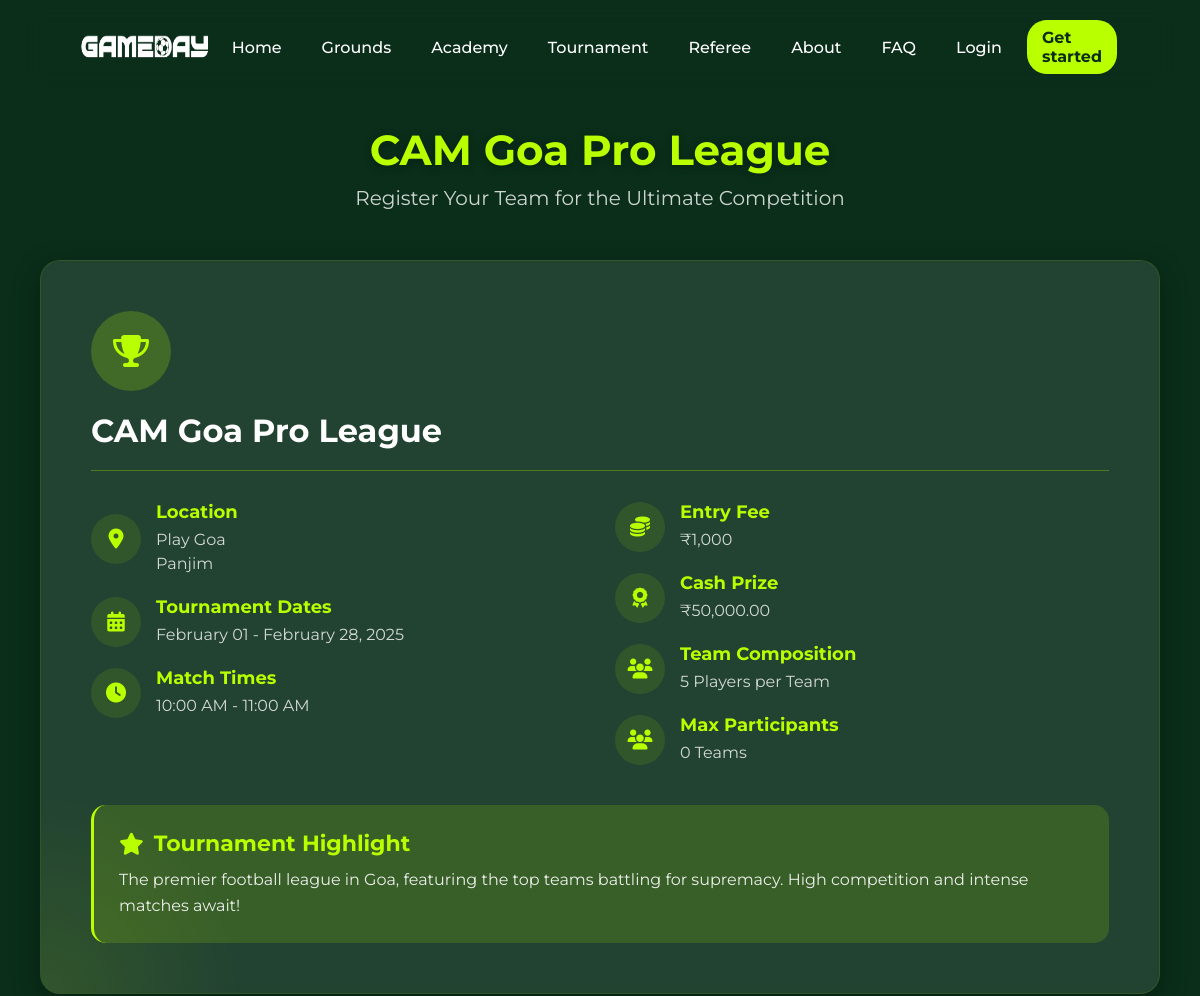
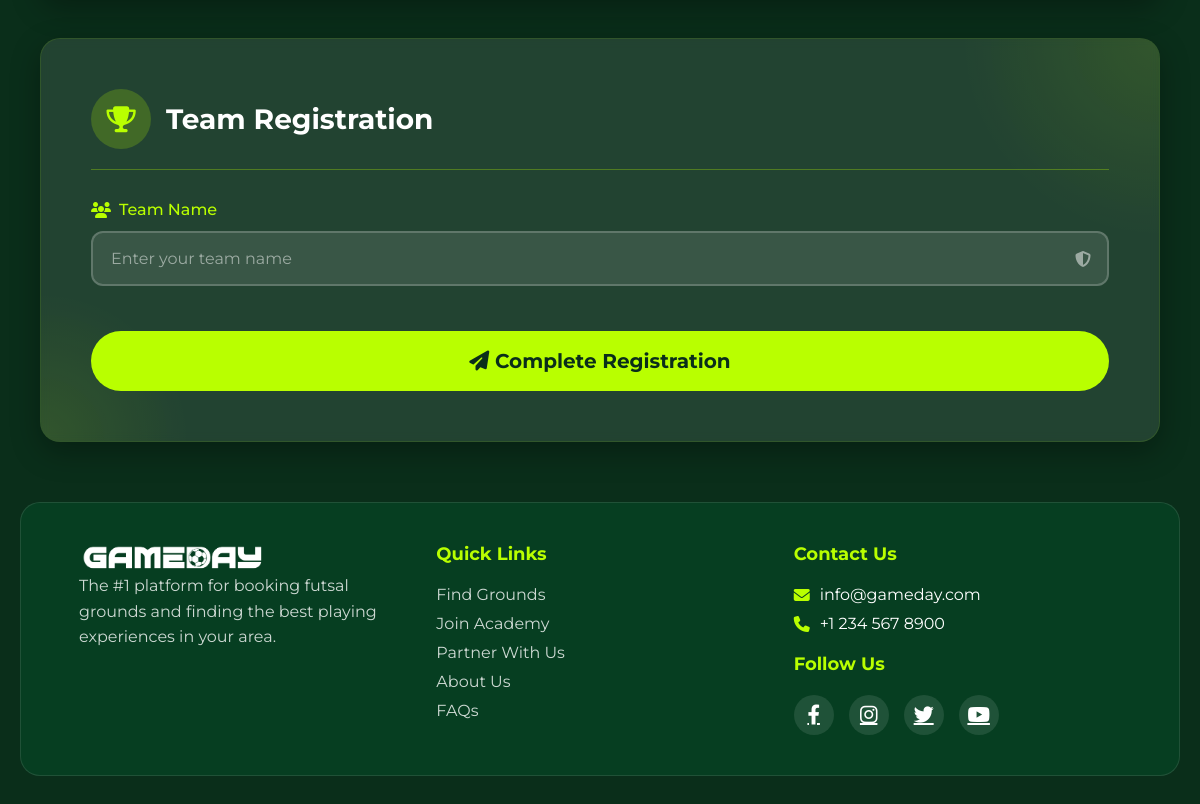
The page /tournregispage.php?tr_id=t_001 on the database its author committed (2 pictures, top to bottom).
### tables this page shows
CREATE TABLE `tournaments` (
  `tr_id` varchar(255) NOT NULL,
  `tr_time` varchar(255) DEFAULT NULL,
  `start_date` date DEFAULT NULL,
  `end_date` date DEFAULT NULL,
  `venue_id` varchar(255) DEFAULT NULL,
  `tr_name` varchar(255) DEFAULT NULL,
  `ac_id` varchar(10) DEFAULT NULL,
  `img_url` varchar(255) DEFAULT NULL,
  `description` text DEFAULT NULL,
  `entry_fee` decimal(10,2) DEFAULT NULL,
  `prize` decimal(10,2) DEFAULT NULL,
  `players_per_team` int(11) DEFAULT NULL,
  `max_teams` int(10) DEFAULT NULL
);

CREATE TABLE `venue` (
  `venue_id` varchar(255) NOT NULL,
  `venue_nm` varchar(255) DEFAULT NULL,
  `location` varchar(255) DEFAULT NULL,
  `availability` tinyint(1) DEFAULT NULL,
  `price` double DEFAULT NULL,
  `size` varchar(255) DEFAULT NULL,
  `turf_img` varchar(255) DEFAULT NULL,
  `description` text DEFAULT NULL,
  `amenity1` varchar(255) DEFAULT NULL,
  `amenity2` varchar(255) DEFAULT NULL,
  `amenity3` varchar(255) DEFAULT NULL,
  `owner_email` varchar(255) DEFAULT NULL
);

### tournregispage.php (the view, shortened to what this page needs)
<?php
include 'header.php';
include 'db.php';
$tr_id = isset($_GET['tr_id']) ? $_GET['tr_id'] : null;
$tournament_sql = "SELECT t.tr_id, t.tr_name, t.start_date, t.end_date, t.tr_time,
                         t.entry_fee, t.description, t.img_url, t.players_per_team, t.max_teams,
                         t.prize, v.venue_nm, v.location
                  FROM tournaments t
                  LEFT JOIN venue v ON t.venue_id = v.venue_id
                  WHERE t.tr_id = ?";
$stmt = $conn->prepare($tournament_sql);
$stmt->bind_param("s", $tr_id);
$stmt->execute();
$result = $stmt->get_result();
$tournament = $result->fetch_assoc();
?>
<!DOCTYPE html>
<html lang="en">
<head>
    <link rel="stylesheet" href="https://cdnjs.cloudflare.com/ajax/libs/font-awesome/6.4.0/css/all.min.css">
    <link rel="stylesheet" href="CSS/main.css">
    <link rel="stylesheet" href="CSS/tournregis.css">
</head>
<body>
    <div class="page-container">
        <div class="registration-header">
            <h1 class="registration-title"><?php echo htmlspecialchars($tournament['tr_name']); ?></h1>
            <p class="registration-subtitle">Register Your Team for the Ultimate Competition</p>
        </div>
        <div class="registration-container">
            <div class="tournament-info">
                <div class="tournament-decoration"></div>
                <div class="tournament-info-content">
                    <div class="tournament-icon">
                        <i class="fas fa-trophy"></i>
                    </div>
                    <h2 class="tournament-name"><?php echo htmlspecialchars($tournament['tr_name']); ?></h2>
                    <div class="tournament-details-container">
                        <div class="tournament-details-left">
                            <div class="tournament-detail">
                                <div class="detail-icon">
                                    <i class="fas fa-map-marker-alt"></i>
                                </div>
                                <div class="detail-content">
                                    <h3>Location</h3>
                                    <p><?php echo htmlspecialchars($tournament['venue_nm']); ?></p>
                                    <p><?php echo htmlspecialchars($tournament['location']); ?></p>
                                </div>
                            </div>
                            <div class="tournament-detail">
                                <div class="detail-icon">
                                    <i class="fas fa-calendar-alt"></i>
                                </div>
                                <div class="detail-content">
                                    <h3>Tournament Dates</h3>
                                    <p><?php echo date('F d', strtotime($tournament['start_date'])); ?> - <?php echo date('F d, Y', strtotime($tournament['end_date'])); ?></p>
                                </div>
                            </div>
                            <div class="tournament-detail">
                                <div class="detail-icon">
                                    <i class="fas fa-clock"></i>
                                </div>
                                <div class="detail-content">
                                    <h3>Match Times</h3>
                                    <p><?php echo htmlspecialchars($tournament['tr_time']); ?></p>
                                </div>
                            </div>
                        </div>
                        <div class="tournament-details-right">
                            <div class="tournament-detail">
                                <div class="detail-icon">
                                    <i class="fas fa-coins"></i>
                                </div>
                                <div class="detail-content">
                                    <h3>Entry Fee</h3>
                                    <p>₹<?php echo number_format($tournament['entry_fee']); ?></p>
                                </div>
                            </div>
                            <div class="tournament-detail">
                                <div class="detail-icon">
                                    <i class="fas fa-award"></i>
                                </div>
                                <div class="detail-content">
                                    <h3>Cash Prize</h3>
                                    <p>₹<?php echo number_format($tournament['prize'], 2); ?></p>
                                </div>
                            </div>
                            <div class="tournament-detail">
                                <div class="detail-icon">
                                    <i class="fas fa-users"></i>
                                </div>
                                <div class="detail-content">
                                    <h3>Team Composition</h3>
                                    <p><?php echo htmlspecialchars($tournament['players_per_team']); ?> Players per Team</p>
                                </div>
                            </div>
                            <div class="tournament-detail">
                                <div class="detail-icon">
                                    <i class="fas fa-users"></i>
                                </div>
                                <div class="detail-content">
                                    <h3>Max Participants</h3>
                                    <p><?php echo htmlspecialchars($tournament['max_teams']); ?> Teams</p>
                                </div>
                            </div>
                        </div>
                    </div>
                    <div class="tournament-highlight">
                        <h3 class="highlight-title"><i class="fas fa-star"></i> Tournament Highlight</h3>
                        <p class="hightlight-text">
                            <?php echo htmlspecialchars($tournament['description']); ?>
                        </p>
                    </div>
                </div>
            </div>
            <div class="card-container">
                <form class="registration-form" id="registrationForm" method="POST" action="">
                    <div class="form-decoration"></div>
                    <div class="form-header">
                        <div class="form-icon">
                            <i class="fas fa-trophy"></i>
                        </div>
                        <h2 class="form-title">Team Registration</h2>
                    </div>
                    <div class="form-group">
                        <label class="form-label"><i class="fas fa-users"></i> Team Name</label>
                        <div class="input-group">
                            <input type="text" name="team_name" class="form-input" placeholder="Enter your team name" required value="<?php echo isset($_POST['team_name']) ? htmlspecialchars($_POST['team_name']) : ''; ?>">
                            <i class="fas fa-shield-alt trailing-icon"></i>
                        </div>
                    </div>
                    <button type="submit" class="submit-button">
                        <i class="fas fa-paper-plane"></i> Complete Registration
                    </button>
                </form>
            </div>
        </div>
    </div>
    <?php include 'footer.php'; ?>
</body>
</html>

### CSS/main.css (style rules this page uses)
* { margin: 0; padding: 0; box-sizing: border-box; font-family: 'Montserrat', 'Arial', sans-serif; }
:root { --dark-green: #0a2e1a; --neon-green: #b9ff00; --dark-gray: #333; --translucent-bg: rgba(255, 255, 255, 0.1); }
body { background-color: var(--dark-green); color: white; overflow-x: hidden; padding: 0 20px; }

### rows shown on the page
tournaments: tr_name "CAM Goa Pro League", venue.venue_nm "Play Goa", venue.location "Panjim", start_date "February 01", end_date "February 28, 2025", tr_time "10:00 AM - 11:00 AM", entry_fee "1,000", prize "50,000.00", players_per_team "5", max_teams "0", description "The premier football league in Goa, featuring the top teams battling for supremacy. High competition and intense matches await!"
